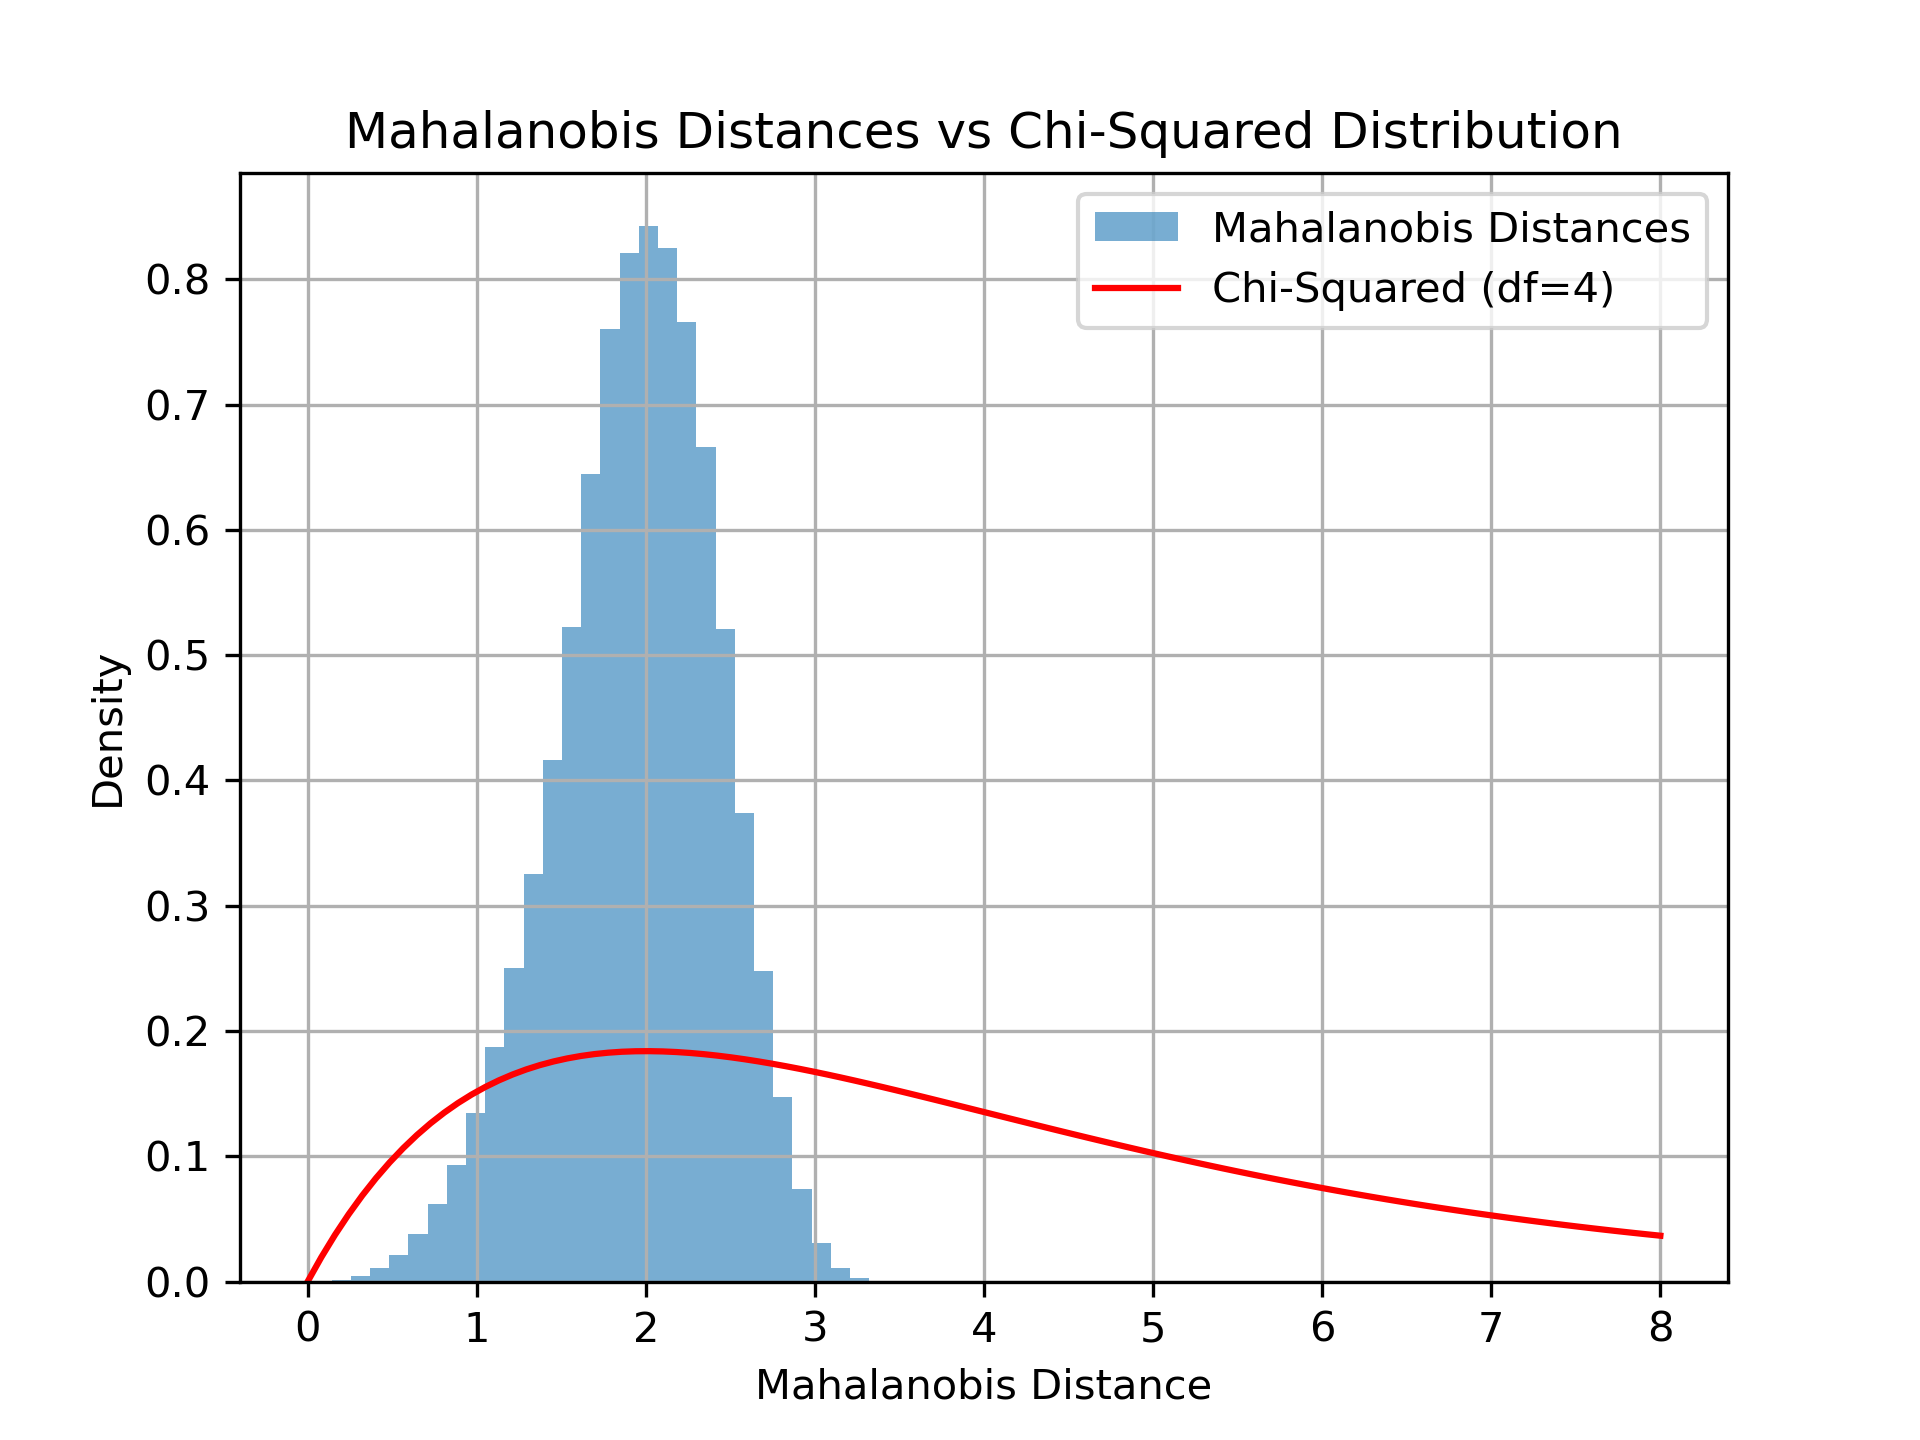

Here is the Python script that generated this plot:
#!/usr/bin/env python3

import numpy as np
import matplotlib.pyplot as plt
from scipy.spatial.distance import mahalanobis
from scipy.stats import chi2

# Load the cleaned quaternion data
data = np.loadtxt("quaternions.txt")

# Calculate mean and covariance matrix
mean_vector = np.mean(data, axis=0)
cov_matrix = np.cov(data, rowvar=False)

# Inverse of the covariance matrix for Mahalanobis distance
cov_matrix_inv = np.linalg.inv(cov_matrix)

# Compute Mahalanobis distances for all points
mahalanobis_distances = np.array([
    mahalanobis(point, mean_vector, cov_matrix_inv)
    for point in data
])

# Plot histogram of Mahalanobis distances
plt.hist(mahalanobis_distances, bins=30, density=True, alpha=0.6, label="Mahalanobis Distances")

# Overlay the chi-squared distribution
x = np.linspace(0, 8, 100)
plt.plot(x, chi2.pdf(x, df=4), label="Chi-Squared (df=4)", color='red')

# Plot settings
plt.title("Mahalanobis Distances vs Chi-Squared Distribution")
plt.xlabel("Mahalanobis Distance")
plt.ylabel("Density")
plt.legend()
plt.grid()

# Save the plot as an image
plt.savefig("mahalanobis_histogram.png", dpi=300)
print("Histogram saved as 'mahalanobis_histogram.png'")
